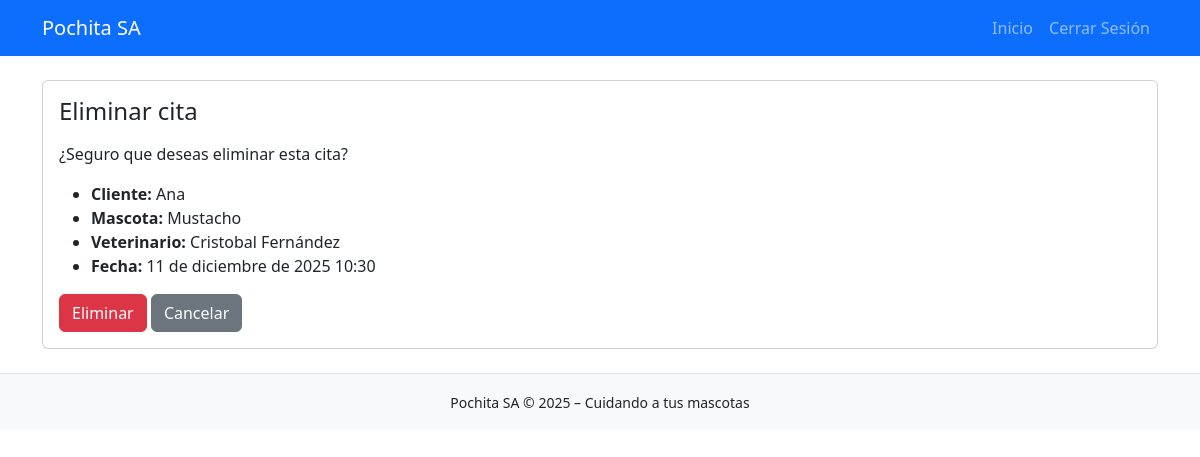
Screenshot of /horarios/eliminar/1/ (signed in) with the database file from the repository.
### horarios/models.py (models this page shows, shortened)
class Cita(models.Model):
    fecha = models.DateField(verbose_name="Fecha agendada")
    hora_inicial = models.IntegerField(verbose_name="Bloque inicial de cita")
    estado = models.CharField(max_length=9, choices=ESTADOS_DE_CITA, verbose_name="Estado")
    veterinario = models.ForeignKey(Veterinario, on_delete=models.CASCADE, verbose_name="Veterinario asignado")
    ficha_cliente = models.ForeignKey(FichaMascota, on_delete=models.CASCADE, verbose_name="Ficha Cliente")
    updated = models.DateTimeField(auto_now=True, verbose_name="Última vez actualizado")
    def bloques_a_tiempo(self, bloque):
        inicio_horario = datetime(self.fecha.year, self.fecha.month, self.fecha.day, 8, 0, 0, 0)
        result = inicio_horario + timedelta(minutes=(bloque - 1) * 30)
        return result.strftime('%H:%M')
    @property
    def hora_inicial_a_tiempo(self):
        return self.bloques_a_tiempo(self.hora_inicial)

### fichas_mascota/models.py (models this page shows, shortened)
class FichaMascota(models.Model):
    cliente = models.CharField(max_length=90, verbose_name="Nombre del dueño")
    mascota = models.CharField(max_length=30, verbose_name="Nombre de la mascota")
    especie = models.CharField(max_length=40, verbose_name="Especie de la mascota")
    edad = models.IntegerField(verbose_name="Edad de la mascota")
    peso = models.IntegerField(verbose_name="Peso de la mascota")
    vacunas = models.TextField(max_length=60, verbose_name="Descripción de vacunas")
    tratamientos_apli = models.TextField(max_length=200, verbose_name="Tratamientos aplicados")
    tratamientos_sig = models.TextField(max_length=100, verbose_name="Siguiente tratamiento por aplicar")
    telefono = models.CharField(max_length=15, verbose_name="Teléfono de contacto")
    created = models.DateTimeField(auto_now_add=True, verbose_name="Fecha creación")
    updated = models.DateTimeField(auto_now=True, verbose_name="Última vez actualizado")

### veterinarios/models.py (models this page shows, shortened)
class Veterinario(models.Model):
    nombre = models.CharField(max_length=120, verbose_name="Nombre de Veterinario")
    usuario = models.ForeignKey(User, on_delete=models.CASCADE, verbose_name="Cuenta de usuario")
    created = models.DateTimeField(auto_now_add=True, verbose_name="Fecha de registro")

### horarios/views.py (the view, shortened to what this page needs)
# urls.py: path('eliminar/<int:cita_id>/', views.eliminar_cita, name="eliminar_cita"),
def eliminar_cita(req, cita_id):
    cita = get_object_or_404(Cita, id=cita_id)
    if req.user.id != cita.veterinario.usuario.id or cita.estado == "cancelado": return redirect("restringido")
    return render(req, 'horarios/eliminar_confirmacion.html', {'cita': cita})

### core/processors.py (called while the page is built)
def ctx_dict(req):
    ctx = {
        "NOMBRE_PAGINA": "Pochita S.A",
        "LINK_GITHUB": "https://github.com/FrappuccinoIc/pochita_sa"
    }
    return ctx

### horarios/templates/horarios/eliminar_confirmacion.html (shortened to what this page needs)
{% extends 'core/base.html' %}
{% block content %}
<div class="card mt-4">
    <div class="card-body">
        <h4 class="mb-3">Eliminar cita</h4>
        <p>¿Seguro que deseas eliminar esta cita?</p>
        <ul>
            <li><strong>Cliente:</strong> {{ cita.ficha_cliente.cliente }}</li>
            <li><strong>Mascota:</strong> {{ cita.ficha_cliente.mascota }}</li>
            <li><strong>Veterinario:</strong> {{ cita.veterinario.nombre }}</li>
            <li><strong>Fecha:</strong> {{ cita.fecha }} {{ cita.hora_inicial_a_tiempo }}</li>
        </ul>
        <form method="POST">
            <button class="btn btn-danger">Eliminar</button>
            <a href="{% url 'horarios' %}" class="btn btn-secondary">Cancelar</a>
        </form>
    </div>
</div>
{% endblock %}

### rows the page displays
Cita: ficha_cliente.cliente "Ana", ficha_cliente.mascota "Mustacho", veterinario.nombre "Cristobal Fernández", fecha "11 de diciembre de 2025", hora_inicial_a_tiempo "10:30"
